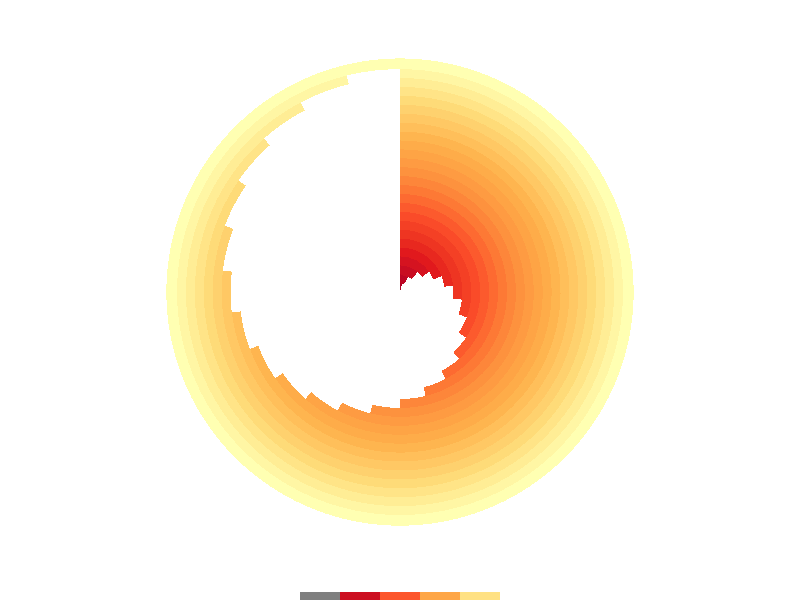

Generate this figure with R:
## ---- chunk 1
knitr::opts_chunk$set(echo = FALSE)

library(ggplot2)
library(data.table)
## ---- chunk 2
data <- data.table(
  variable = LETTERS,
  value    = seq(0, 1, 1 / length(LETTERS))[2:(length(LETTERS) + 1)]
)

ggplot(data, aes(x = variable, y = value, fill = value)) +
  geom_col(width = 1.2, position = "identity") +
  coord_polar(theta = "y") +
  theme_void() +
  scale_fill_distiller(palette = "YlOrRd") +
  guides(
    fill = guide_colorsteps(barwidth = 10,
                            barheight = 0.4,
                            title = NULL,
                            label = FALSE)
  ) +
  theme(
    legend.position = "bottom"
  )
